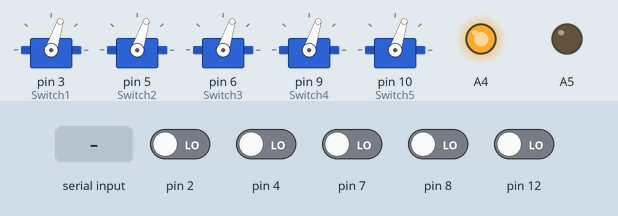
Recording of a sketch running on a simulated Arduino Nano, built with avr-gcc and run on an emulated ATmega328P. On the bench: 5 × servo, output pins drawn as LEDs (lit = HIGH). Dashed ring = blinking. The inputs (shaded band) are chosen by the test bench; at power-on: pin 2, pin 4, pin 7, pin 8, pin 12 LOW. What the sketch prints to the serial monitor is not drawn.

Above: at 1.2 s.
1.3 s: pin 8 driven HIGH
At 1.89 s:
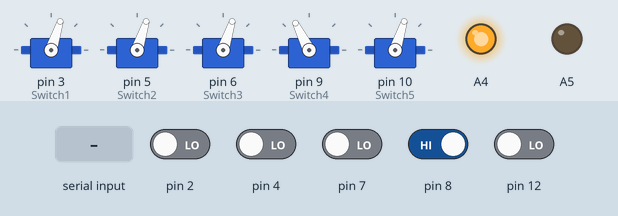
4.3 s: pin 2 driven HIGH
At 4.99 s:
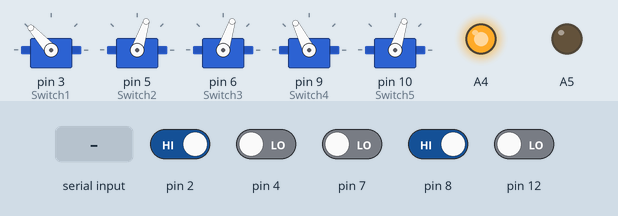
7.3 s: byte 38 (38) received over Serial
At 7.8 s:
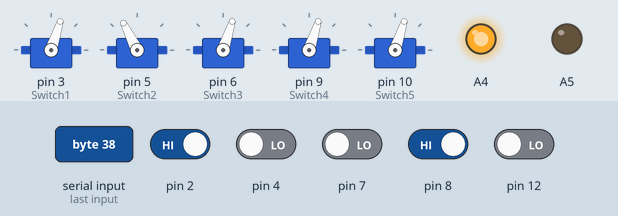
10.3 s: byte 35 (35) received over Serial
At 11.01 s:
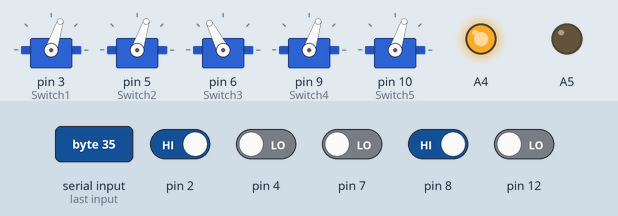
13.3 s: byte 37 (37) received over Serial
At 13.82 s:
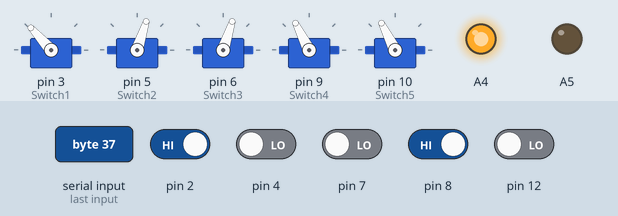
16.3 s: byte 39 (39) received over Serial
At 17.69 s:
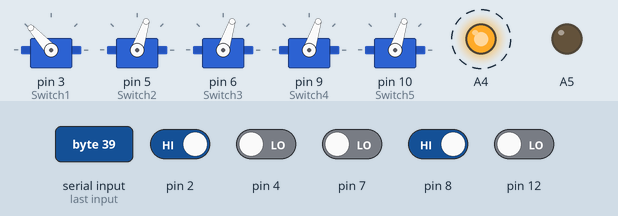
Timing chart, 0 to 20.3 s (numbered marks = the images above; inputs shaded):
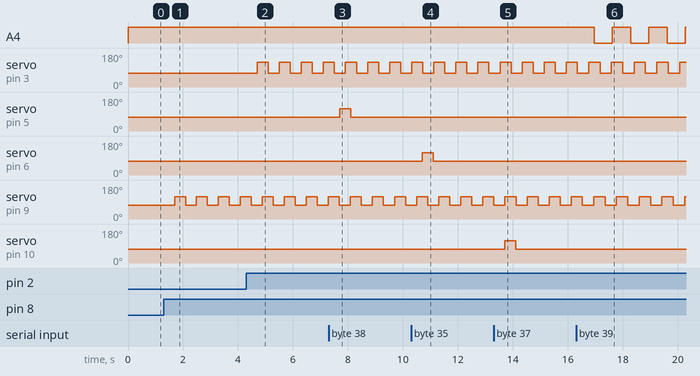

Measured:
- after the input at 1.3 s, servo on pin 9 (Switch4): alternates 117° for 0.40 s and 72° for 0.40 s, starting after 0.40 s
- after the input at 4.3 s, servo on pin 3 (Switch1): alternates 132° for 0.40 s and 72° for 0.40 s, starting after 0.40 s
- after the input at 7.3 s, servo on pin 5 (Switch2): 72° → 117° after 0.41 s, → 72° 0.40 s later
- after the input at 10.3 s, servo on pin 6 (Switch3): 72° → 117° after 0.41 s, → 72° 0.40 s later
- after the input at 13.3 s, servo on pin 10 (Switch5): 72° → 117° after 0.41 s, → 72° 0.40 s later
- after the input at 16.3 s, A4: alternates HIGH for 0.66 s and LOW for 0.66 s, starting after 0.66 s

The sketch:

SmartPlus_ARDUINO.ino
```cpp
#include <Servo.h>

int q1=0;
int q2=0;
int q3=0;
int q4=0;
int q5=0;
int q6=0;

int time=0;

 char ch =0;
int arr[6]={0,0};

Servo Switch1;
Servo Switch2;
Servo Switch3;
Servo Switch4;
Servo Switch5;
Servo Switch6;

int sw0=0;
int sw1=0;
int sw2=0;
int sw3=0;
int sw4=0;


int sw1_count=0;
int sw2_count=0;
int sw3_count=0;
int sw4_count=0;
int sw5_count=0;
int sw6_count=0;


int sw1_angle =72;
int sw2_angle =72;
int sw3_angle =72;
int sw4_angle =72;
int sw5_angle =72;
int sw6_angle =72;


int sw1_flag=0;
int sw1_flag1=0;
int sw2_flag=0;
int sw2_flag1=0;
int sw3_flag=0;
int sw3_flag1=0;
int sw4_flag=0;
int sw4_flag1=0;
int sw5_flag=0;
int sw5_flag1=0;
int sw6_flag=0;
int sw6_flag1=0;
int t_flag=0;

int value1=0;
int value2=0;
int value3=0;
int value4=0;

void setup() {
  Serial.begin(9600);


  pinMode(A0,INPUT);

  pinMode(2,INPUT);
  pinMode(4,INPUT);
  pinMode(7,INPUT);
  pinMode(8,INPUT);
  pinMode(12,INPUT);

  pinMode(A4,OUTPUT);
  pinMode(A5,OUTPUT);
  pinMode(A6,OUTPUT);


  digitalWrite(A4,HIGH);
   digitalWrite(A5,LOW);
    digitalWrite(A6,HIGH);

  pinMode(3,OUTPUT);
  pinMode(5,OUTPUT);
  pinMode(6,OUTPUT);
  pinMode(9,OUTPUT);
  pinMode(10,OUTPUT);


  Switch1.attach(3,500,2400);
  Switch2.attach(5,500,2400);
  Switch3.attach(6,500,2400);
  Switch4.attach(9,500,2400);
  Switch5.attach(10,500,2400);


 Switch1.write(sw1_angle);
 Switch2.write(sw2_angle);
 Switch3.write(sw3_angle);
 Switch4.write(sw4_angle);
 Switch5.write(sw5_angle);
time=0;
}

void loop() {


 Switch1.write(sw1_angle);
 Switch2.write(sw2_angle);
 Switch3.write(sw3_angle);
 Switch4.write(sw4_angle);
 Switch5.write(sw5_angle);


 if (Serial.available())
  {
        ch = Serial.read();
           Serial.print(ch);
       if(ch==33)
       {
        arr[0]++;
        sw0= arr[0]+1;
       }
       else if(ch==38)
       {
        arr[1]++;
       sw1= arr[1]+1;
       }
       else if(ch==35)
       {
        arr[2]++;
        sw2=arr[2]+1;
       }
       else if(ch==36)
       {
        arr[3]++;
        sw3= arr[3]+1;
       }
       else if(ch==37)
       {
        arr[4]++;
        sw4= arr[4]+1;
       }
         else if(ch==39)
       {
        arr[5]++;
       }

       Serial.flush();
        Serial.print('\n');
  }

  if(arr[5]>0)
  {
   time++;
   if(time%1600==0)
   {
      Serial.print(time);
        Serial.print('\n');
      if(t_flag==0)
      {
        Serial.print(time);
        Serial.print('\n');
        digitalWrite(A4,LOW);
       t_flag=1;
      }
      else
      {
        Serial.print(time);
        Serial.print('\n');
       digitalWrite(A4,HIGH);
       t_flag=0;
      }
   }


   if(time>12800)
   {
     t_flag=0;!
     arr[5]--;
   }
  }
  else
  {
   digitalWrite(A4,HIGH);
   time=0;
  }

  if((digitalRead(2)==HIGH&&sw1_flag1==0)||(arr[0]>0))
  {

    sw0--;
   sw1_flag1=1;
  }
  if(sw1_flag1==1)
  {
    q1++;
    if(sw1_flag==0)
    {
       q1=0;
     sw1_flag=1;
    }
    if(sw1_flag==1)
    {
         sw1_count++;
         q1=0;
    if(sw1_angle>=125&&sw1_count==2000)
    {
         sw1_angle-=60;
         sw1_flag1=0;
         sw1_count=0;
         sw1_flag=0;
         arr[0]--;
    }
    else if(sw1_angle<=75&&sw1_count==1000)
    {
         sw1_angle+=60;
    }
    }
  }

    if((digitalRead(4)==HIGH&&sw2_flag1==0)||(arr[1]>0&&sw1>arr[1]))
  {
   sw2_flag1=1;
   sw1--;
  }
  if(sw2_flag1==1)
  {
    q2++;
    if(sw2_flag==0)
    {

     q2=0;
     sw2_flag=1;
    }
    if(sw2_flag==1)
    {
         sw2_count++;
         q2=0;
    if(sw2_angle>=117&&sw2_count==2000)
    {
         sw2_angle-=45;
         sw2_flag1=0;
         sw2_count=0;
         sw2_flag=0;
          arr[1]--;
    }
    else if(sw2_angle<=72&&sw2_count==1000)
    {
         sw2_angle+=45;

    }
    }

  }


    if((digitalRead(7)==HIGH&&sw3_flag1==0)||arr[2]>0&&sw2>arr[2])
  {
    sw2--;
   sw3_flag1=1;
  }
  if(sw3_flag1==1)
  {
    q3++;
    if(sw3_flag==0)
    {

     q3=0;
     sw3_flag=1;
    }
    if(sw3_flag==1)
    {
         sw3_count++;
         q3=0;
    if(sw3_angle>=117&&sw3_count==2000)
    {
         sw3_angle-=45;
         sw3_flag1=0;
         sw3_count=0;
         sw3_flag=0;
             arr[2]--;
    }
    else if(sw3_angle<=72&&sw3_count==1000)
    {
         sw3_angle+=45;

    }
    }

  }


    if((digitalRead(8)==HIGH&&sw4_flag1==0)||arr[3]>0&&sw3>arr[3])
  {
    sw3--;
   sw4_flag1=1;
  }
  if(sw4_flag1==1)
  {
    q4++;
    if(sw4_flag==0)
    {

     q4=0;
     sw4_flag=1;
    }
    if(sw4_flag==1)
    {
         sw4_count++;
         q4=0;
    if(sw4_angle>=117&&sw4_count==2000)
    {
         sw4_angle-=45;
         sw4_flag1=0;
         sw4_count=0;
         sw4_flag=0;
          arr[3]--;
    }
    else if(sw4_angle<=72&&sw4_count==1000)
    {
         sw4_angle+=45;
            Serial.print('b');
    }
    }

  }

    if((digitalRead(12)==HIGH&&sw5_flag1==0)||arr[4]>0&&sw4>arr[4])
  {
    sw4--;
   sw5_flag1=1;
  }
  if(sw5_flag1==1)
  {
    q5++;
    if(sw5_flag==0)
    {

     q5=0;
     sw5_flag=1;
    }
    if(sw5_flag==1)
    {
         sw5_count++;
         q5=0;
    if(sw5_angle>=117&&sw5_count==2000)
    {
         sw5_angle-=45;
         sw5_flag1=0;
         sw5_count=0;
         sw5_flag=0;
           arr[4]--;
    }
    else if(sw5_angle<=72&&sw5_count==1000)
    {
         sw5_angle+=45;
    }
    }

  }
 ch='b';


}
```
